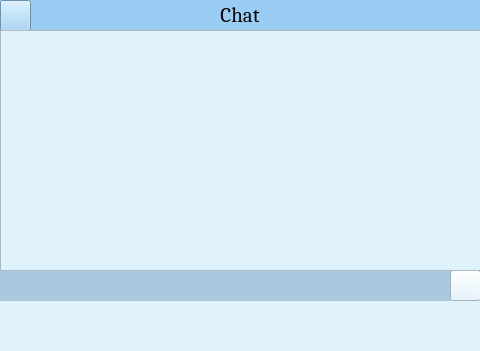
<?xml version="1.0" encoding="UTF-8"?>
<ui version="4.0">
 <class>chat_form</class>
 <widget class="QMainWindow" name="chat_form">
  <property name="geometry">
   <rect>
    <x>0</x>
    <y>0</y>
    <width>480</width>
    <height>351</height>
   </rect>
  </property>
  <property name="windowTitle">
   <string>chat_form</string>
  </property>
  <property name="styleSheet">
   <string notr="true">background-color: rgb(224, 243, 253)</string>
  </property>
  <widget class="QWidget" name="centralwidget">
   <widget class="QLabel" name="lblchat">
    <property name="geometry">
     <rect>
      <x>0</x>
      <y>0</y>
      <width>480</width>
      <height>31</height>
     </rect>
    </property>
    <property name="font">
     <font>
      <family>Cambria</family>
      <pointsize>16</pointsize>
     </font>
    </property>
    <property name="styleSheet">
     <string notr="true">background-color: rgb(154, 205, 244)</string>
    </property>
    <property name="text">
     <string>&lt;html&gt;&lt;head/&gt;&lt;body&gt;&lt;p&gt;Chat&lt;/p&gt;&lt;/body&gt;&lt;/html&gt;</string>
    </property>
    <property name="alignment">
     <set>Qt::AlignCenter</set>
    </property>
   </widget>
   <widget class="QPushButton" name="btn_return">
    <property name="geometry">
     <rect>
      <x>0</x>
      <y>0</y>
      <width>31</width>
      <height>31</height>
     </rect>
    </property>
    <property name="styleSheet">
     <string notr="true">background-color: rgb(154, 205, 244)</string>
    </property>
    <property name="text">
     <string/>
    </property>
    <property name="icon">
     <iconset>
      <normaloff>images/ic_return.png</normaloff>images/ic_return.png</iconset>
    </property>
   </widget>
   <widget class="QLineEdit" name="txtnhaptinnhan">
    <property name="geometry">
     <rect>
      <x>0</x>
      <y>270</y>
      <width>451</width>
      <height>31</height>
     </rect>
    </property>
    <property name="font">
     <font>
      <pointsize>10</pointsize>
     </font>
    </property>
    <property name="styleSheet">
     <string notr="true">background-color: rgb(171, 200, 223);
border-radius: 36px
</string>
    </property>
    <property name="text">
     <string/>
    </property>
   </widget>
   <widget class="QPushButton" name="tbnguitinnhan">
    <property name="geometry">
     <rect>
      <x>450</x>
      <y>270</y>
      <width>31</width>
      <height>31</height>
     </rect>
    </property>
    <property name="text">
     <string/>
    </property>
    <property name="icon">
     <iconset>
      <normaloff>../Downloads/paper-plane-top.png</normaloff>../Downloads/paper-plane-top.png</iconset>
    </property>
   </widget>
   <widget class="QTextBrowser" name="tbthoptinnhan">
    <property name="geometry">
     <rect>
      <x>0</x>
      <y>30</y>
      <width>481</width>
      <height>241</height>
     </rect>
    </property>
    <property name="font">
     <font>
      <pointsize>12</pointsize>
     </font>
    </property>
   </widget>
  </widget>
  <widget class="QMenuBar" name="menubar">
   <property name="geometry">
    <rect>
     <x>0</x>
     <y>0</y>
     <width>480</width>
     <height>18</height>
    </rect>
   </property>
  </widget>
  <widget class="QStatusBar" name="statusbar"/>
 </widget>
 <resources>
  <include location="taihinhanh.qrc"/>
 </resources>
 <connections/>
</ui>
